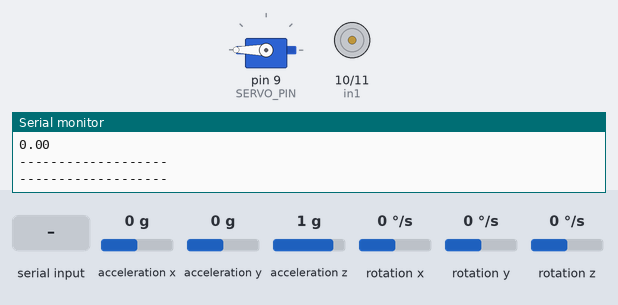
The sketch below on a simulated Arduino Mega 2560, built with avr-gcc and run on an emulated ATmega2560. On the bench: servo, motor-driver pin pairs drawn as motors (green arrow = first pin HIGH = forward, orange = second pin HIGH = backward, longer = more drive), the last lines printed to the serial monitor. The test bench sets the inputs (shaded band); at power-on: rotation z 0 °/s, acceleration x 0 g, acceleration y 0 g, acceleration z 1 g, rotation x 0 °/s, rotation y 0 °/s.

Above: at 4.2 s.
4.3 s: rotation z set to -192 °/s
At 5.5 s:
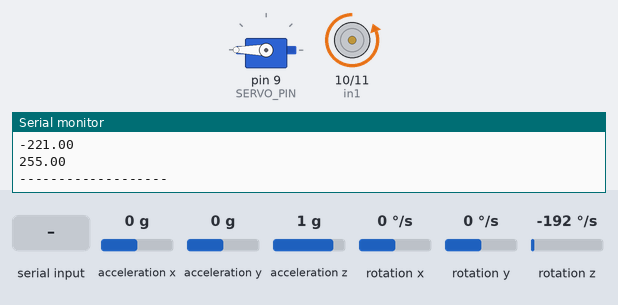
5.9 s: rotation z set to 192 °/s
At 8.6 s:
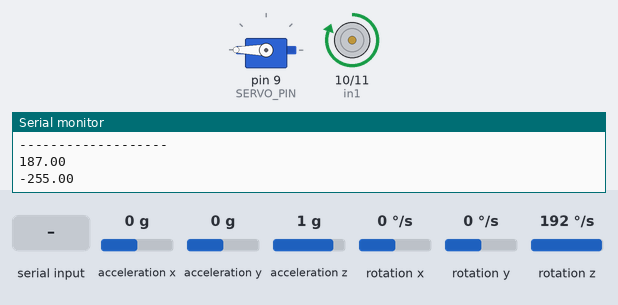
8.9 s: "5\n" received over Serial
At 10.0 s:
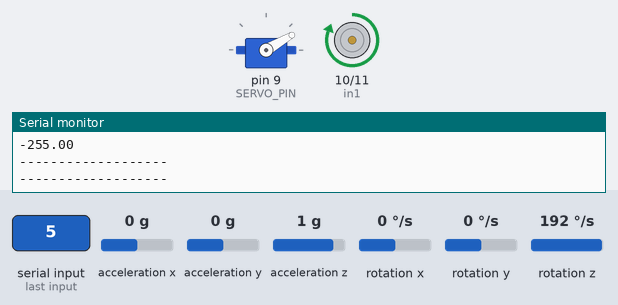
10.4 s: rotation z set to -192 °/s
At 13.22 s:
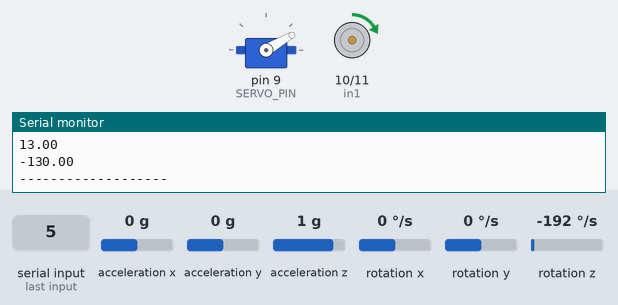
13.4 s: rotation z set to 100 °/s
At 13.58 s:
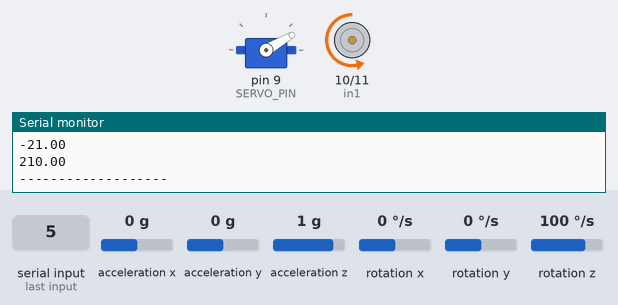
16.4 s: "90,45\n" received over Serial
At 17.1 s:
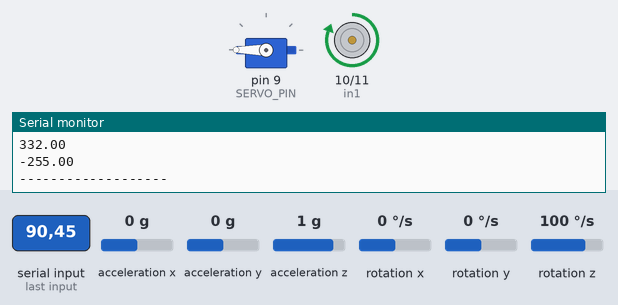
Timing chart, 0 to 19.0 s (numbered marks = the images above; inputs shaded):
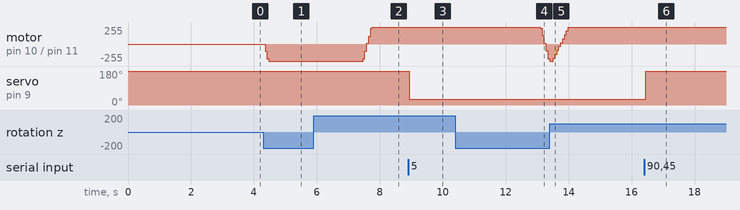

The sketch:

MPU.ino
```cpp
#include <MPU6050_tockn.h>
#include <EEPROM.h>
#include <SoftwareSerial.h>
#include <Servo.h>
#include <LiquidCrystal.h>
//#include <PID_v1.h>
//#include <Filters.h>
// ONLY_CHANGE THE MOTOR PINS PIN_OUTPUT_1 and PIN_OUTPUT_2
//#define ENABLE 4
//#define PIN_INPUT A1
//#define PIN_OUTPUT_1 5
//#define PIN_OUTPUT_2 6
SoftwareSerial Serial1(10,11);//  Serial.println(setPoint);

Servo Myservo;
const int SERVO_PIN = 9;
int x;
const int in1 = 10;
const int in2 = 11;
const int pot = A1;
double kp = 10;
double ki = 0.00;
unsigned long currentTime, previousTime;
double elapsedTime;
double error;
double lastError;
double input, output, setPoint;
double cumError,desired;
int serv;
int ang;
int gesture;
int servo;
String x2;
int koko;
MPU6050 mpu6050(Wire);
//Define Variables we'll be connecting to
double Setpoint, Input, Output;
int inputValue = -1;
// a string to hold incoming data
boolean stringComplete = false;
// whether the string is complete
//Define the aggressive and conservative Tuning Parameters
//double aggKp=4, aggKi=0.2, aggKd=1;
//double consKp=1, consKi=0.05, consKd=0.25;
double cmd;
double l1 = -30;
double r1 = 30;
double l2 = 865;
double r2 = 885;
//PID myPID(&Input, &Output, &Setpoint, consKp, consKi, consKd, DIRECT);
//
void setup(){
  setPoint = 0;                          //set point at zero degrees
  Serial.begin(9600);
  Myservo.attach(SERVO_PIN);
  Myservo.write(180);
  delay(10);
   Wire.begin();
  mpu6050.begin();
  mpu6050.calcGyroOffsets(true);
}

void loop(){
    if (Serial.available()) {
      x2  = Serial.readStringUntil('\n');
      Serial.println(x2);
      x = x2.substring(0,1).toInt();
      koko = (x2.substring(2,x2.length())).toInt();
      if (x == 5){
        Myservo.write(30);
        delay(10);
       }
       else{
          Myservo.write(180);
          delay(10);
        }
      }
  //Serial.print("desired: ");
  setPoint = koko;
    mpu6050.update();

  input = round(mpu6050.getAngleZ());
  output = computePID(setPoint,input);
      Serial.println("-------------------");

    Serial.println(input);
    Serial.println(output);
    Serial.println("-------------------");

//  Serial.println(output);
  // handle direction of rotation
  if(output > 0){
      analogWrite(in2, output);
      analogWrite(in1, 0);
      delay(10);
    }
    else{
      analogWrite(in2, 0);
      analogWrite(in1, output*-1);
      delay(10);
    }
   // Serial.print("control effort: ");
   // Serial.println(output);
}

double computePID(double desired, double inp){
        currentTime = millis();                //get current time
        elapsedTime = (double)(currentTime - previousTime);        //compute time elapsed from previous computation
        error = desired - inp;                                // determine error
        cumError += error * elapsedTime;                // compute integral
        double out = kp*error + ki*cumError;                //PID output
        lastError = error;                                //remember current error
        previousTime = currentTime;                        //remember current time
        if(out > 255){
          out = 255;
        }
        if(out < -255){
          out = -255;
        }
        return out;
}
```

Measured:
- after the input at 4.3 s, motor on pin 10 (in1) / pin 11 (in2): stopped → backward 110/255 after 0.05 s, → backward 220/255 0.06 s later, → backward 255/255 0.06 s later
- after the input at 5.9 s, motor on pin 10 (in1) / pin 11 (in2): moves from backward 255/255 to forward 255/255 over 0.30 s, starting after 1.6 s
- after the input at 8.9 s, servo on pin 9 (SERVO_PIN): 180° → 30° at once
- after the input at 10.4 s, motor on pin 10 (in1) / pin 11 (in2): moves from forward 255/255 to backward 255/255 over 0.30 s, starting after 2.7 s
- after the input at 13.4 s, motor on pin 10 (in1) / pin 11 (in2): moves from backward 255/255 to forward 255/255 over 0.47 s, starting after 0.12 s
- after the input at 16.4 s, servo on pin 9 (SERVO_PIN): 30° → 180° at once
